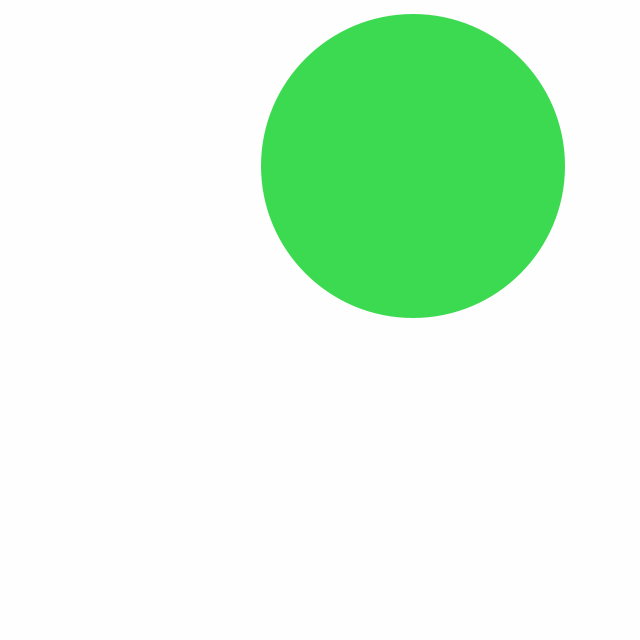
Frame 1 (no input)
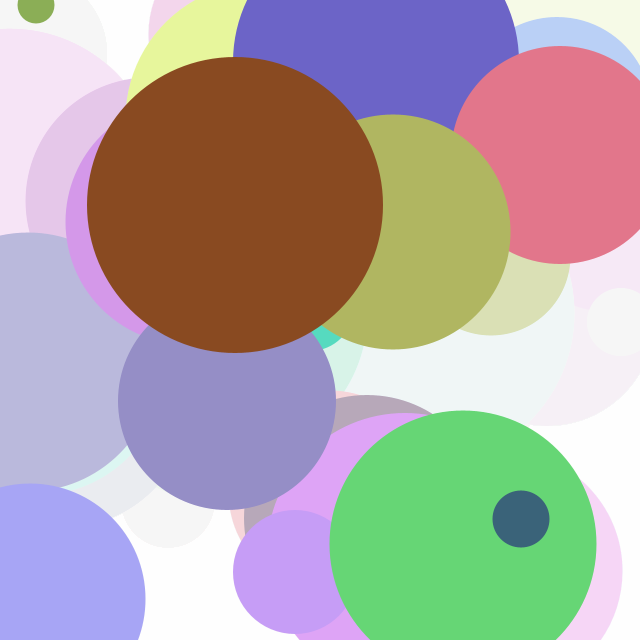
Frame 60 (the mouse pressed at the canvas centre just before this capture)
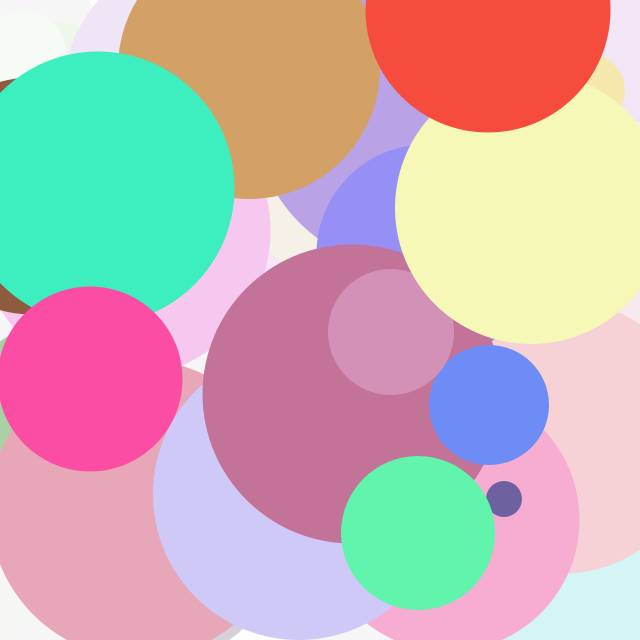
Frame 120 (the mouse held since frame 60 and released just before this capture)

The Processing sketch that drew these frames (run headless with seeded random() and noise(); from frame 60 on, the mouse is pressed at the canvas centre):

// Processing sketch: sketch_048
// ── sketch_048.pde
void setup() {
    size(640, 640);
    colorMode(RGB, 256);
    background(255);
    noStroke();
    //frameRate(10);
}

void draw() {

    fill(255, 15);
    rect(0, 0, width, height);

    int x = int(random(width));
    int y = int(random(height));
    int sz = int(random(width/2));
    fill(randomRGBColor());
    ellipse(x, y, sz, sz);

}

color randomRGBColor(){
    color c = color(random(256), random(256), random(256));
    return c;
}

void keyTyped() {
    if (key == 's' || key == 'S') {
        save("screen.png");
    }
}
